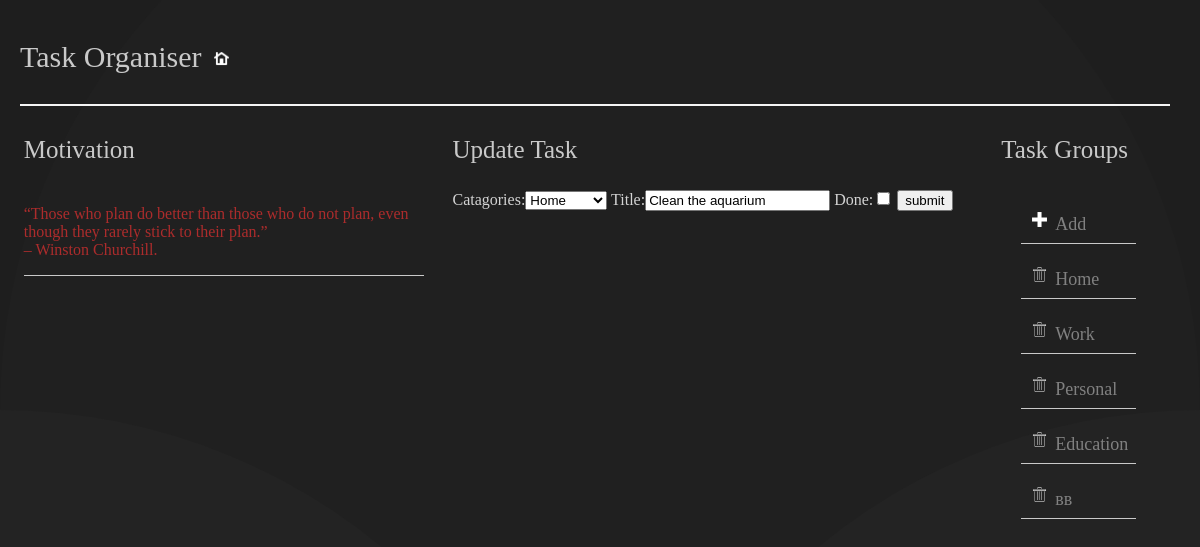
Page /task_update/31/ on the committed database.
### task_group/models.py (models this page shows, shortened)
class Task(models.Model):
    Catagories = models.ForeignKey(Catagories,related_name='Task',on_delete=models.CASCADE )
    title = models.CharField(max_length=256)
    created_date = models.DateTimeField(auto_now_add=True)
    done = models.BooleanField(default=False)
    class Meta:
        ordering = ["-created_date"]
    def __str__(self):
        return self.title

class Catagories (models.Model):
    catagories_name = models.CharField(max_length=20,primary_key=True)
    def __str__(self):
        return self.catagories_name

### task_group/views.py (the view)
# urls.py: path('task_update/<int:pk>/',TaskUpdateView.as_view(),name='t_create'),
class TaskUpdateView(UpdateView):
    fields = ('Catagories' , 'title', 'done')
    model = models.Task
    success_url = reverse_lazy("task_group:tlist")
    def get_context_data(self, **kwargs):
        context = super(TaskUpdateView, self).get_context_data(**kwargs)
        context['cat_list'] = Catagories.objects.all()
        print(context)
        return context

### task_group/templates/task_group/task_form.html (shortened to what this page needs)
{% extends 'task_group/base.html' %}
{% block heading %}
{% if form.instance.pk %}
<p class="groups_haeading">Update Task</p>
{% else %}
<p class="groups_haeading">Create new Task</p>
{% endif %}
{% endblock %}
{% block content %}
{%load static %}
<form method="post">
    <div class="formview">
    {{form}}
         <input type="submit" value="submit">
    </div>
</form>
{% endblock %}

### task_group/templates/task_group/base.html (shortened to what this page needs)
{% load static %}
<!DOCTYPE html>
<html lang="en">
<head>
    <link rel="stylesheet" href="{% static 'task_group/css/new.css' %}" type="text/css">
</head>
<body>
    <div class="base">
        <div class="title">
            <p class="title-text">Task Organiser</p>
            <div class="home">
                <a href="{% url 'task_group:tlist' %}" class="icon"><img src="{% static 'task_group/img/home.png' %}"></a>
            </div>
        </div>
        <div class="context">
            <div class="left">
                <p class="left-heading">Motivation</p>
                <div class="motivation">
                    <p>“Those who plan do better than those who do not plan, even though they rarely stick to their plan.”<br> – Winston Churchill. </p>
                </div>
            </div>
            <div class="tasklist">
                <div class="left-heading">
                    <p class="headingtext">{% block heading %} {% endblock%}</p>
                </div>
   {% block content %}
            {% endblock %}
            </div>
            <div class="groups">
                <p class="groups-heading">Task Groups</p>
                <ul>
                    <li><a href="/catagories_create/" ><img src="{% static 'task_group/img/plus.png' %}"></a>Add</li>
                    {% for c in cat_list %}
                    <li>
                        <a href="/catagories_delete/{{c.pk}}" ><img src="{% static 'task_group/img/trash.png' %}"></a><a href="/details/{{c.pk}}" >{{c.catagories_name}}</a>
                    </li>
                  {% endfor %}
                </ul>
            </div>
        </div>
    </div>
</body>
</html>

### task_group/static/task_group/css/new.css (style rules this page uses)
body { height: 100vh; margin: 10px; backhhground-image: url(https://images.pexels.com/photos/1291515/pexels-photo-1291515.jpeg?auto=compress&cs=tinysrgb&dpr=2&h=650&w=940); background-color: #000000; background-attachment: fixed; position: relative; background-size: cover; background-repeat: no-repeat; background-position: center; font-family: Bahnschrift Light; }
img { margin: 3px; height: 15px; padding-top: 12px; padding-right:5px; }
.title { float: left; position: static; border-bottom: 2px double whitesmoke; margin-right: 20px; margin-left:10px; display: flex; align-items: center; }
.title-text { color: rgb(201, 201, 201); font-size: 30px; font-family: Bahnschrift; }
.home { padding-left: 10px; padding-bottom: 5px; }
.base { display: flex; flex-direction: column; margin-bottom: 40px; }
.context { display: flex; flex-direction: row; justify-content: space-evenly; margin: 5px; justify-items: center; flex-wrap: wrap; align-items: flex-start; }
.left { color: rgb(172, 44, 44); display: flex; flex-direction: column; margin-right: 20px; display: flex; flex-direction: column; }
.left-heading { font-size: 25px; color: rgb(201, 201, 201); }
.motivation { max-width: 400px; font-size: 16px; border-bottom: 1px solid rgb(201, 201, 201); }
.tasklist { min-width: 30vw; display: flex; flex-direction: column; justify-content: center; max-width: 600px; }
.groups { color: gray; padding-left:20px; padding-right:20px; }
a { text-decoration:none; color: gray; }
.groups-heading { font-size: 25px; color: rgb(201, 201, 201); padding-left: 20px; }
li { list-style: none; padding: 8px; margin-right: 20px; font-size: 18px; border-bottom: 1px solid rgb(201, 201, 201); }
.formview { color:rgb(211, 211, 211); }

### rows in the picture
Task: Catagories "Home", title "Clean the aquarium"
Catagories: catagories_name "Home"
Catagories: catagories_name "Work"
Catagories: catagories_name "Personal"
Catagories: catagories_name "Education"
Catagories: catagories_name "вв"
